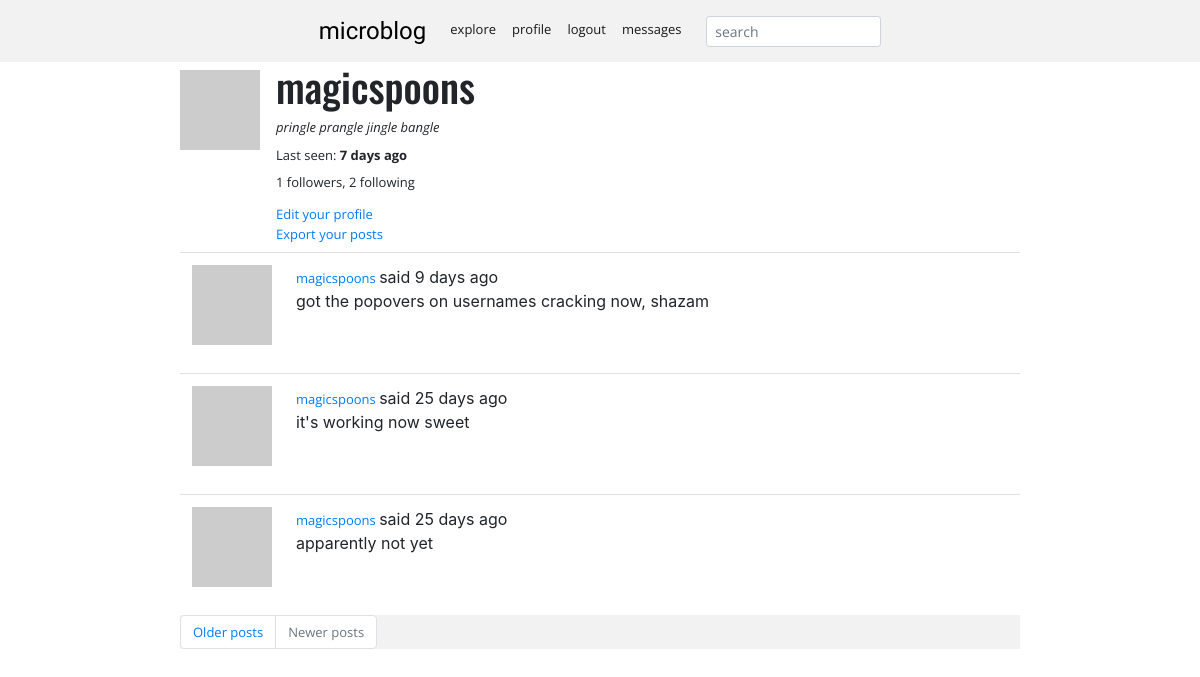
/user/magicspoons (signed in), run on an earlier commit of the app's database.
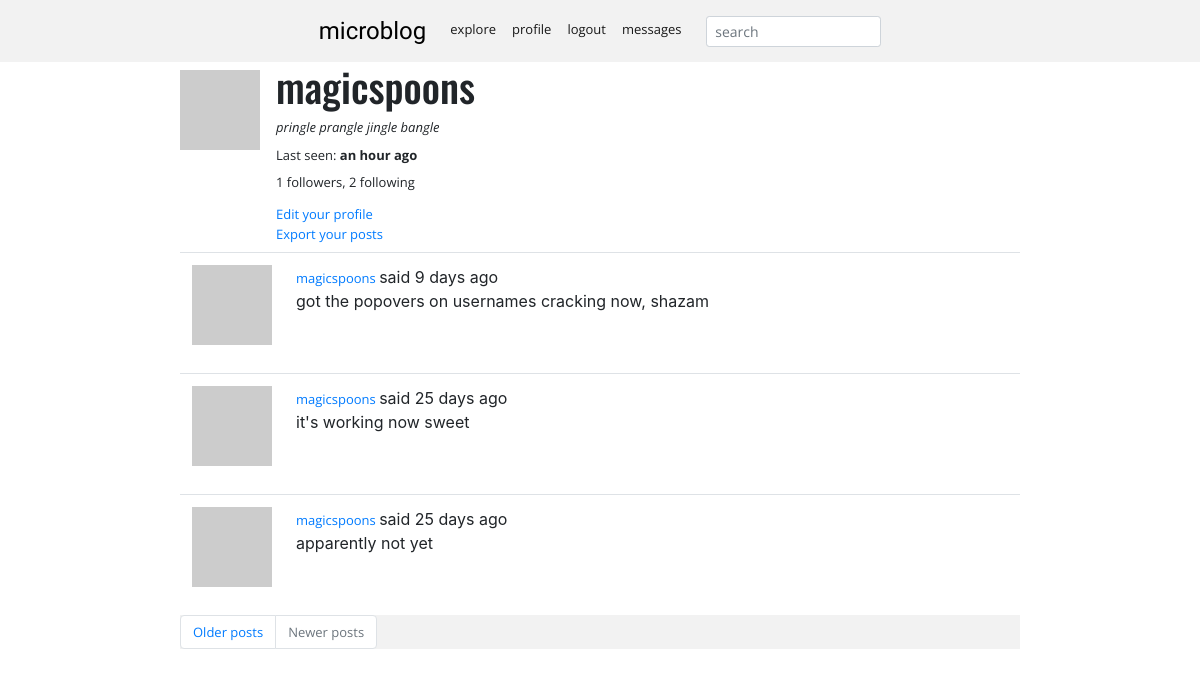
And on a later commit of the database.
### app/models.py (models this page shows, shortened)
class PaginatedAPIMixin(object):
    @staticmethod
    def to_collection_dict(query, page, per_page, endpoint, **kwargs):
        resources = query.paginate(page, per_page, False)
        data = {
            'items': [item.to_dict() for item in resources.items],
            '_meta': {
                'page': page,
                'per_page': per_page,
                'total_pages': resources.pages,
                'total_items': resources.total
            },
            '_links': {
                'self': url_for(endpoint, page=page, per_page=per_page,
                                **kwargs),
                'next': url_for(endpoint, page=page + 1, per_page=per_page,
                                **kwargs) if resources.has_next else None,
                'prev': url_for(endpoint, page=page - 1, per_page=per_page,
                                **kwargs) if resources.has_prev else None
            }
        }
        return data

class User(PaginatedAPIMixin, UserMixin, db.Model):
    id = db.Column(db.Integer, primary_key=True)
    username = db.Column(db.String(64), index=True, unique=True)
    email = db.Column(db.String(120), index=True, unique=True)
    password_hash = db.Column(db.String(128))
    posts = db.relationship('Post', backref='author', lazy='dynamic')
    about_me = db.Column(db.String(140))
    last_seen = db.Column(db.DateTime, default=datetime.utcnow)
    followed = db.relationship(
        'User', secondary=followers,
        primaryjoin=(followers.c.follower_id == id),
        secondaryjoin=(followers.c.followed_id == id),
        backref=db.backref('followers', lazy='dynamic'), lazy='dynamic')
    messages_sent = db.relationship('Message',
                                    foreign_keys='Message.sender_id',
                                    backref='author', lazy='dynamic')
    messages_received = db.relationship('Message',
                                        foreign_keys='Message.recipient_id',
                                        backref='recipient', lazy='dynamic')
    last_message_read_time = db.Column(db.DateTime)
    notifications = db.relationship('Notification', backref='user', lazy='dynamic')
    tasks = db.relationship('Task', backref='user', lazy='dynamic')
    def avatar(self, size):
        digest = md5(self.email.lower().encode('utf-8')).hexdigest()
        return 'https://www.gravatar.com/avatar/{}?d=identicon&s={}'.format(
            digest, size)
    def new_messages(self):
        last_read_time = self.last_message_read_time or datetime(1900, 1, 1)
        return Message.query.filter_by(recipient=self).filter(
            Message.timestamp > last_read_time).count()
    def get_tasks_in_progress(self):
        return Task.query.filter_by(user=self, complete=False).all()
    def get_task_in_progress(self, name):
        return Task.query.filter_by(name=name, user=self,
                                    complete=False).first()

class SearchableMixin(object):
    @classmethod
    def before_commit(cls, session):
        session._changes = {
            'add': list(session.new),
            'update': list(session.dirty),
            'delete': list(session.deleted)
        }
    @classmethod
    def after_commit(cls, session):
        for obj in session._changes['add']:
            if isinstance(obj, SearchableMixin):
                add_to_index(obj.__tablename__, obj)
        for obj in session._changes['update']:
            if isinstance(obj, SearchableMixin):
                add_to_index(obj.__tablename__, obj)
        for obj in session._changes['delete']:
            if isinstance(obj, SearchableMixin):
                remove_from_index(obj.__tablename__, obj)
        session._changes = None

class Post(SearchableMixin, db.Model):
    __searchable__ = ['body']
    id = db.Column(db.Integer, primary_key=True)
    body = db.Column(db.String(140))
    timestamp = db.Column(db.DateTime, index=True, default=datetime.utcnow)
    user_id = db.Column(db.Integer, db.ForeignKey('user.id'))
    language = db.Column(db.String(5))

### app/main/routes.py (the view)
@bp.route('/user/<username>')
@login_required
def user(username):
    user = User.query.filter_by(username=username).first_or_404()
    page = request.args.get('page', 1, type=int)
    posts = user.posts.order_by(Post.timestamp.desc()).paginate(
        page, current_app.config['POSTS_PER_PAGE'], False)
    next_url = url_for('main.user', username=user.username,
                       page=posts.next_num) if posts.has_next else None
    prev_url = url_for('main.user', username=user.username,
                       page=posts.prev_num) if posts.has_prev else None
    form = EmptyForm()
    return render_template('user.html', user=user, posts=posts.items,
                           next_url=next_url, prev_url=prev_url, form=form)

### app/main/forms.py
class SearchForm(FlaskForm):
    q = StringField(_l('search'), validators=[DataRequired()])
    def __init__(self, *args, **kwargs):
        if 'formdata' not in kwargs:
            kwargs['formdata'] = request.args
        if 'csrf_enabled' not in kwargs:
            kwargs['csrf_enabled'] = False
        super(SearchForm, self).__init__(*args, **kwargs)

class EmptyForm(FlaskForm):
    submit = SubmitField('Submit')

### app/main/routes.py (called while the page is built)
@bp.before_app_request
def before_request():
    if current_user.is_authenticated:
        current_user.last_seen = datetime.utcnow()
        db.session.commit()
        g.search_form = SearchForm()
    g.locale = str(get_locale())

### app/models.py (called while the page is built)
@login.user_loader
def load_user(id):
    return User.query.get(int(id))

### app/main/templates/user.html (shortened to what this page needs)
{% extends "base.html" %}
{% import "bootstrap/form.html" as wtf %}
{% block app_content %}
    <div class="d-flex flex-row">
            <div class="pt-2 pr-2" ><img src="{{ user.avatar(128) }}"></div>
            <div class="pl-2">
                <h1>{{ user.username }}</h1>
                {% if user.about_me %}
                    <p><em>{{ user.about_me }}</em></p>
                {% endif %}
                {% if user.last_seen %}
                    <p>{{ _('Last seen') }}: <strong>{{ moment(user.last_seen).fromNow() }}</strong></p>
                {% endif %}
                    <p>{{ _('%(count)d followers', count=user.followers.count()) }}, {{ _('%(count)d following', count=user.followed.count()) }}</p>
                    {% if user == current_user %}
                <a href="{{ url_for('main.edit_profile') }}">{{ _('Edit your profile') }}</a>
                {% if not current_user.get_task_in_progress('export_posts') %}
                <p>
                    <a href="{{ url_for('main.export_posts') }}">
                        {{ _('Export your posts') }}
                    </a>
                </p>
                {% endif %}
                {% endif %}
            </div>
    </div>
    {% for post in posts %}
        {% include '_post.html' %}
    {% endfor %}
    <nav aria-label="...">
        <ul class="pagination">
            <li class="page-item{% if not next_url %} disabled{% endif %}">
                <a class="page-link" href="{{ next_url or '#' }}">
                    {{ _('Older posts') }}
                </a>
            </li>
            <li class="page-item{% if not prev_url %} disabled{% endif %}">
                <a class="page-link" href="{{ prev_url or '#' }}">
                    {{ _('Newer posts') }}
                </a>
            </li>
        </ul>
    </nav>
{% endblock %}

### app/main/templates/base.html (shortened to what this page needs)
{% extends "bootstrap.html" %}
{% block navbar %}
    <nav class="navbar fixed-top navbar-expand navbar-light">
        <div class="mx-auto d-flex d-block flex-nowrap">
            <a class="navbar-brand pagetitle" href="{{ url_for('main.index') }}">microblog</a>
            <div id="navbarNavDropdown">
                <ul class="navbar-nav opensans pt-1">
                    <li class="nav-item active">
                        <a class="nav-link" href="{{ url_for('main.explore') }}">{{ _('explore') }}</a>
                    </li>
                    <li class="nav-item active">
                    {% if current_user.is_anonymous %}
                        <a class="nav-link" href="{{ url_for('auth.login') }}">{{ _('login') }}</a>
                    {% else %}
                        <a class="nav-link" href="{{ url_for('main.user', username=current_user.username) }}">{{ _('profile') }}</a></li>
                    <li class="nav-item active"><a class="nav-link" href="{{ url_for('auth.logout') }}">{{ _('logout') }}</a>
                    {% endif %}
                    </li>
                    {% if current_user.is_anonymous %}
                    {% else %}
                    <li class="nav-item active">
                        <a class="nav-link" href="{{ url_for('main.messages') }}">
                            {{ _('messages') }}
                            {% set new_messages = current_user.new_messages() %}
                        </a>
                    </li>
                    {% endif %}
                    {% if g.search_form %}
                    <form class="form-inline" method="get"
                            action="{{ url_for('main.search') }}">
                        <div class="form-group m-0">
                            {{ g.search_form.q(size=20, class='form-control form-control-sm mt-1',
                            placeholder=g.search_form.q.label.text) }}
                        </div>
                    </form>
                    {% endif %}
                </ul>
            </div>
        </div>
    </nav>
{% endblock %}
{% block content %}
    <div class="container-fluid maxWidth">
    <div class="container-fluid maxWidth">
        {% block app_content %}{% endblock %}
    </div>
{% endblock %}

### app/main/templates/bootstrap.html (shortened to what this page needs)
<!doctype html>
<html lang="en">
    <head>
        {{ bootstrap.load_css() }}
        <link href="{{ url_for('static', filename='styles.css') }}" rel="stylesheet">
    </head>
    <body>
        <div class="container-fluid maxWidth px-0">
        {% block navbar %}{% endblock %}
        </div>
        {% block content %}{% endblock %}
    </body>
</html>

### app/main/templates/_post.html (shortened to what this page needs)
<table class="table table-hover">
        <tr>
            <td width="70px">
                <a href="{{ url_for('main.user', username=post.author.username) }}">
                    <img src="{{ post.author.avatar(70) }}" />
                </a>
            </td>
            <td>
                {{ _('%(username)s said %(when)s',
                    username=user_link, when=moment(post.timestamp).fromNow()) }}
                <br>
                <span id="post{{ post.id }}">{{ post.body }}</span>
            </td>
        </tr>
    </table>

### app/static/styles.css (style rules this page uses)
body { padding-top:62px; }
.pagetitle { font-family: Nova Cut; font-size: 18pt; }
p { margin-bottom: 8px; }
.opensans, a, li, p { font-family: Open Sans; font-size: small; }
a { word-wrap: break-word; }
.oswald, h3, h1, h5 { font-family: Oswald; }
.maxWidth { max-width: 900px; }
nav { background-color: #f2f2f2; }
.pagetitle:link { color: #000000; text-decoration: none; }

What changed in the data, as far as the page shows it:
changed User "magicspoons": last_seen "7 days ago" → "an hour ago"
